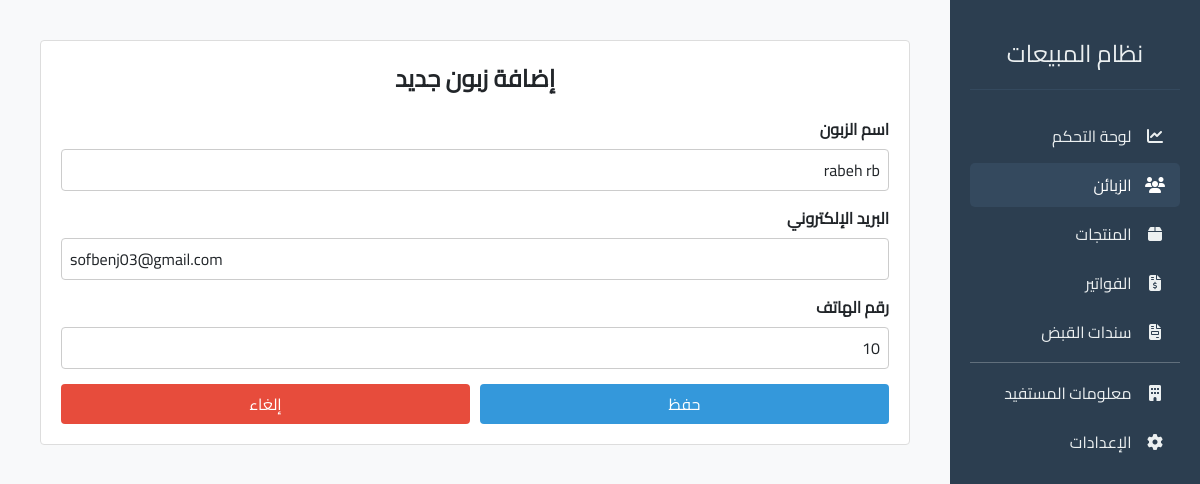
The app's page /customers/1/edit/ with its own data.
### sales_app/models.py (models this page shows, shortened)
class Customer(models.Model):
    name = models.CharField(max_length=255, verbose_name="اسم الزبون")
    email = models.EmailField(blank=True, null=True, verbose_name="البريد الإلكتروني")
    phone = models.CharField(max_length=20, blank=True, null=True, verbose_name="رقم الهاتف")
    created_at = models.DateTimeField(default=timezone.now, verbose_name="تاريخ الإضافة")
    class Meta:
        verbose_name = "زبون"
        verbose_name_plural = "الزبائن"
        ordering = ['-created_at']

### sales_app/views.py (the view)
# urls.py: path('customers/<int:pk>/edit/', views.edit_customer, name='edit_customer'),
def edit_customer(request, pk):
    customer = get_object_or_404(Customer, pk=pk)
    if request.method == 'POST':
        form = CustomerForm(request.POST, instance=customer)
        if form.is_valid():
            form.save()
            messages.success(request, 'تم تحديث بيانات الزبون بنجاح')
            return redirect('sales_app:customer_detail', pk=customer.pk)
    else:
        form = CustomerForm(instance=customer)
    return render(request, 'sales_app/customer_form.html', {'form': form, 'customer': customer})

### sales_app/forms.py
class CustomerForm(forms.ModelForm):
    class Meta:
        model = Customer
        fields = ['name', 'email', 'phone']
        widgets = {
            'name': forms.TextInput(attrs={'class': 'form-control', 'placeholder': 'اسم الزبون'}),
            'email': forms.EmailInput(attrs={'class': 'form-control', 'placeholder': 'البريد الإلكتروني'}),
            'phone': forms.TextInput(attrs={'class': 'form-control', 'placeholder': 'رقم الهاتف'}),
        }

### sales_app/templates/sales_app/customer_form.html (shortened to what this page needs)
{% extends 'sales_app/base.html' %}
{% load static %}
{% block content %}
<div class="container">
    <div class="form-container">
        <div class="form-header">إضافة زبون جديد</div>
        <form method="post" novalidate>
            {% for field in form %}
            <div class="form-group">
                <label for="{{ field.id_for_label }}" class="form-label">{{ field.label }}</label>
                {{ field }}
            </div>
            {% endfor %}
            <div class="d-flex">
                <button type="submit" class="btn btn-primary">
                    حفظ
                </button>
                <a href="{% url 'sales_app:customer_list' %}" class="btn btn-secondary">
                    إلغاء
                </a>
            </div>
        </form>
    </div>
</div>
{% endblock %}

### sales_app/templates/sales_app/customer_form.html (style rules this page uses)
.container { max-width: 1200px; margin: 0 auto; padding: 20px; }
.form-container { background-color: #fff; border: 1px solid #ddd; padding: 20px; border-radius: 4px; }
.form-header { font-size: 1.5rem; font-weight: bold; text-align: center; margin-bottom: 20px; }
.form-label { font-size: 1rem; font-weight: bold; margin-bottom: 0.5rem; display: block; }
.form-group { margin-bottom: 15px; }
.form-control { width: 100%; padding: 0.5rem; border: 1px solid #ccc; border-radius: 4px; font-size: 1rem; }
.btn { width: 100%; padding: 0.5rem 1rem; font-size: 1rem; border: none; border-radius: 4px; cursor: pointer; text-transform: uppercase; }
.btn-primary { background-color: #3498db; color: white; }
.btn-secondary { background-color: #e74c3c; color: white; }
.d-flex { display: flex; justify-content: space-between; gap: 10px; }

### records on screen
Customer: form "rabeh rb" "sofbenj03@gmail.com" "10"

### other values on screen
{{ field.label }} "اسم الزبون" "البريد الإلكتروني" "رقم الهاتف"
